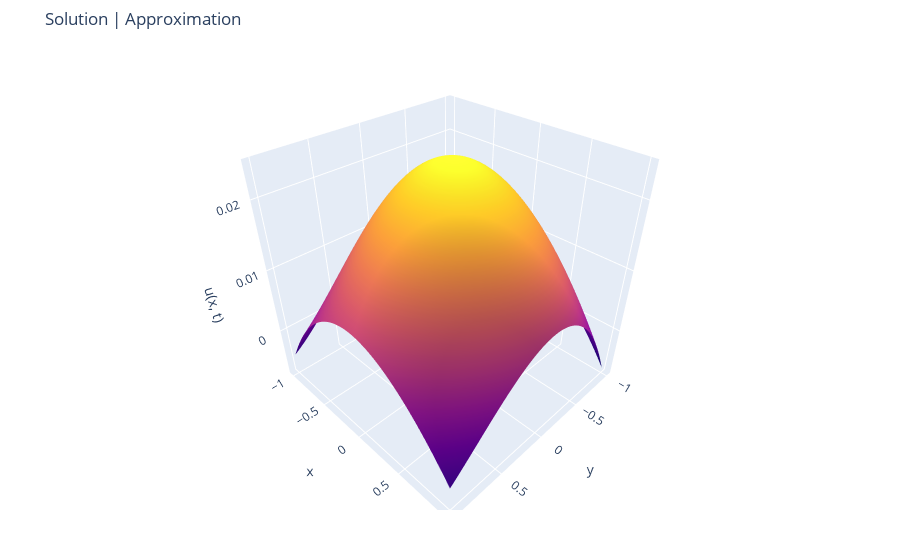

The code cell stored with this chart in its notebook:
### Code cell
fig = make_subplots(rows=1, cols=1, specs=[[{'type': 'surface'}]])
xs = np.linspace(-1, 1, 100)
ys = np.linspace(-1, 1, 100)
us_pred = np.array([[solver.u(x, y).item() for x in xs] for y in ys])
us = us_pred #np.array([[sol(x, t) for x in xs] for t in ts])
x_mesh, y_mesh = np.meshgrid(xs, ys)
fig.add_trace(go.Surface(x=ys, y=xs, z=us, showscale=False), row=1, col=1)
#fig.add_trace(go.Surface(x=ys, y=xs, z=us_pred), row=1, col=2)
fig.update_layout(title='Solution | Approximation',
                  scene = dict(
                    xaxis_title="y",
                    yaxis_title="x",
                    zaxis_title="u(x, t)"),
                  scene2 = dict(
                    xaxis_title="y",
                    yaxis_title="x",
                    zaxis_title="u(x, t)"),
                  margin=dict(l=50, r=50, b=50, t=50))
fig.show()

### Figure 1 — Plotly figure (JSON) as saved in the notebook; plotly's stock layout.template omitted (floating-point values rounded to 4 significant figures; data arrays with more than 128 entries replaced by an {"elided": "..."} marker saying what was removed)
{"data": [{"scene": "scene", "showscale": false, "type": "surface", "x": [-1, -0.9798, -0.9596, -0.9394, -0.9192, -0.899, -0.8788, -0.8586, -0.8384, -0.8182, -0.798, -0.7778, -0.7576, -0.7374, -0.7172, -0.697, -0.6768, -0.6566, -0.6364, -0.6162, -0.596, -0.5758, -0.5556, -0.5354, -0.5152, -0.4949, -0.4747, -0.4545, -0.4343, -0.4141, -0.3939, -0.3737, -0.3535, -0.3333, -0.3131, -0.2929, -0.2727, -0.2525, -0.2323, -0.2121, -0.1919, -0.1717, -0.1515, -0.1313, -0.1111, -0.09091, -0.07071, -0.05051, -0.0303, -0.0101, 0.0101, 0.0303, 0.05051, 0.07071, 0.09091, 0.1111, 0.1313, 0.1515, 0.1717, 0.1919, 0.2121, 0.2323, 0.2525, 0.2727, 0.2929, 0.3131, 0.3333, 0.3535, 0.3737, 0.3939, 0.4141, 0.4343, 0.4545, 0.4747, 0.4949, 0.5152, 0.5354, 0.5556, 0.5758, 0.596, 0.6162, 0.6364, 0.6566, 0.6768, 0.697, 0.7172, 0.7374, 0.7576, 0.7778, 0.798, 0.8182, 0.8384, 0.8586, 0.8788, 0.899, 0.9192, 0.9394, 0.9596, 0.9798, 1], "y": [-1, -0.9798, -0.9596, -0.9394, -0.9192, -0.899, -0.8788, -0.8586, -0.8384, -0.8182, -0.798, -0.7778, -0.7576, -0.7374, -0.7172, -0.697, -0.6768, -0.6566, -0.6364, -0.6162, -0.596, -0.5758, -0.5556, -0.5354, -0.5152, -0.4949, -0.4747, -0.4545, -0.4343, -0.4141, -0.3939, -0.3737, -0.3535, -0.3333, -0.3131, -0.2929, -0.2727, -0.2525, -0.2323, -0.2121, -0.1919, -0.1717, -0.1515, -0.1313, -0.1111, -0.09091, -0.07071, -0.05051, -0.0303, -0.0101, 0.0101, 0.0303, 0.05051, 0.07071, 0.09091, 0.1111, 0.1313, 0.1515, 0.1717, 0.1919, 0.2121, 0.2323, 0.2525, 0.2727, 0.2929, 0.3131, 0.3333, 0.3535, 0.3737, 0.3939, 0.4141, 0.4343, 0.4545, 0.4747, 0.4949, 0.5152, 0.5354, 0.5556, 0.5758, 0.596, 0.6162, 0.6364, 0.6566, 0.6768, 0.697, 0.7172, 0.7374, 0.7576, 0.7778, 0.798, 0.8182, 0.8384, 0.8586, 0.8788, 0.899, 0.9192, 0.9394, 0.9596, 0.9798, 1], "z": {"elided": "100x100 float values"}}], "layout": {"margin": {"b": 50, "l": 50, "r": 50, "t": 50}, "scene": {"domain": {"x": [0, 1], "y": [0, 1]}, "xaxis": {"title": {"text": "y"}}, "yaxis": {"title": {"text": "x"}}, "zaxis": {"title": {"text": "u(x, t)"}}}, "scene2": {"xaxis": {"title": {"text": "y"}}, "yaxis": {"title": {"text": "x"}}, "zaxis": {"title": {"text": "u(x, t)"}}}, "title": {"text": "Solution | Approximation"}}}
